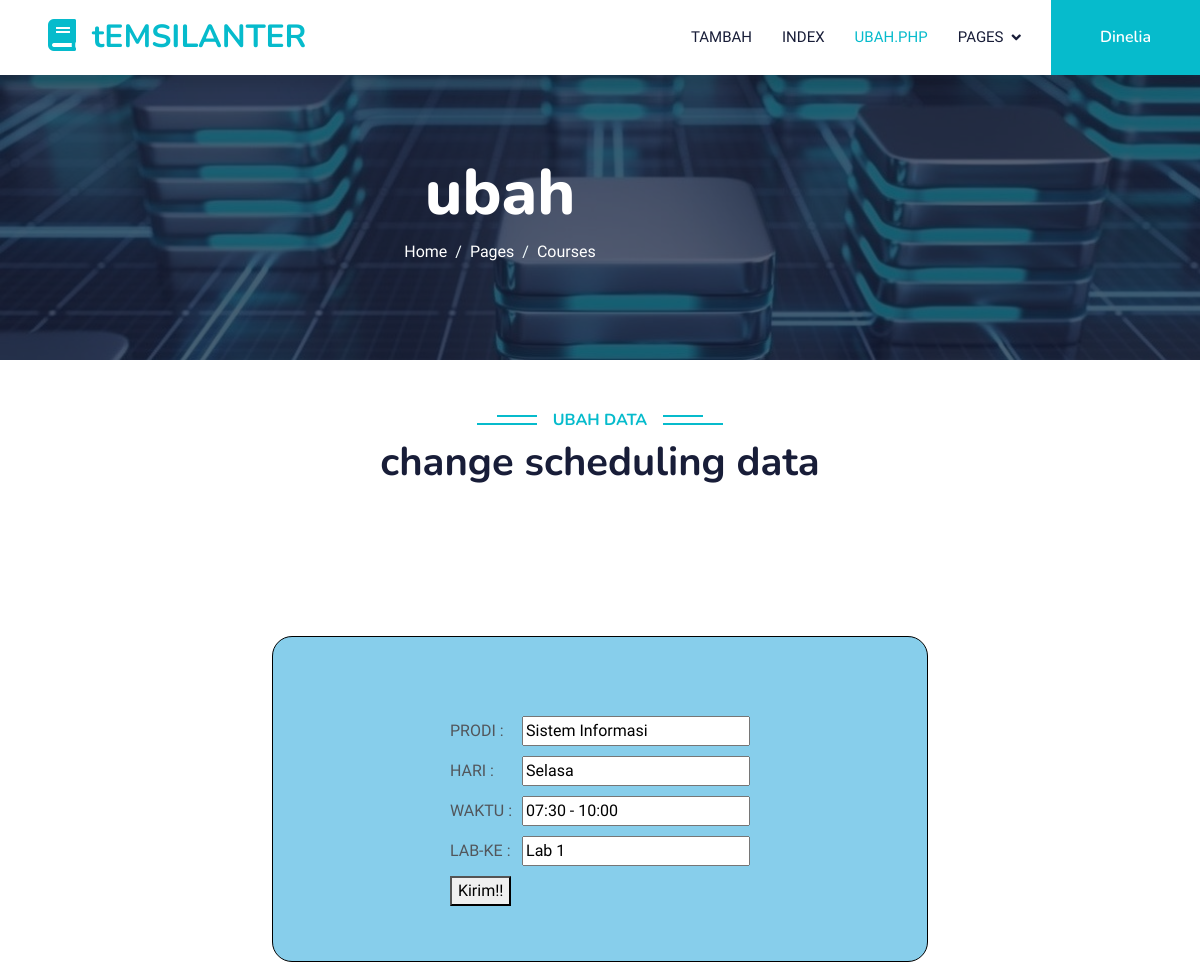
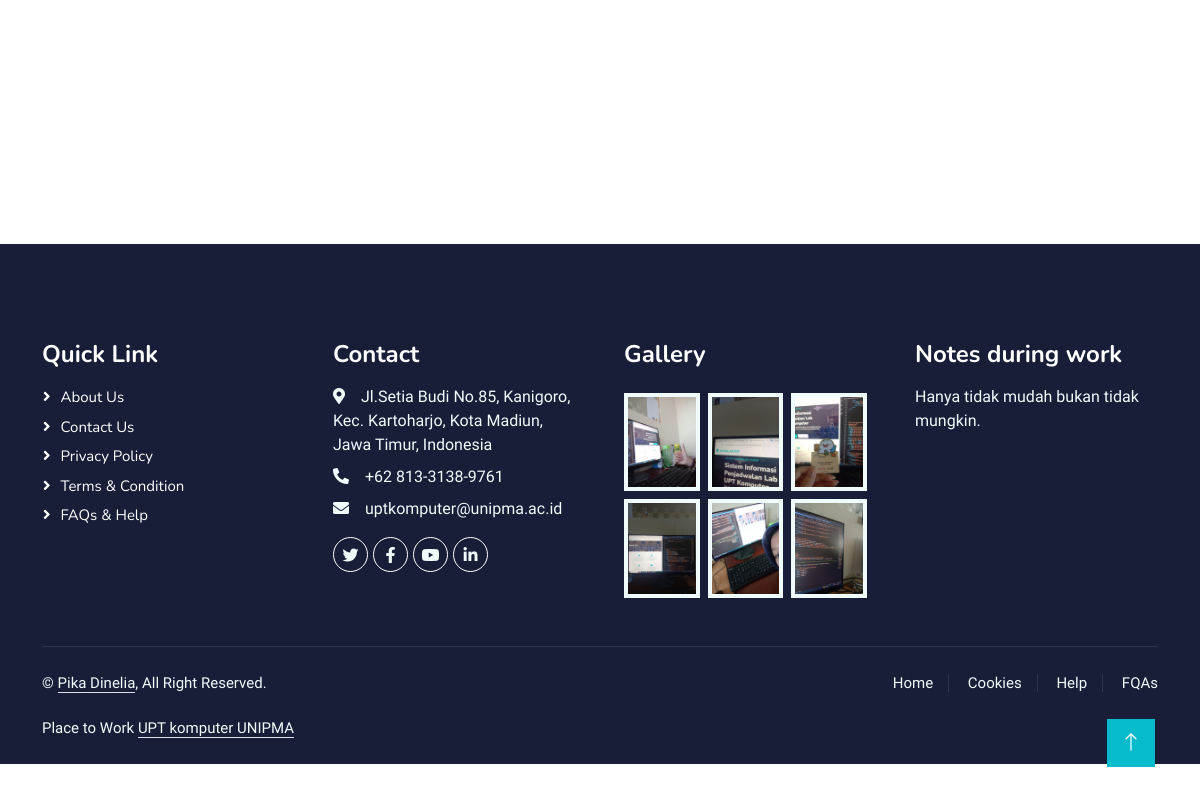
/ubah.php?y=2 (signed in), run on the app's committed database (2 pictures, top to bottom).
### tables this page shows
CREATE TABLE `lab` (
  `ID` int(11) NOT NULL,
  `PRODI` varchar(100) NOT NULL,
  `HARI` varchar(50) NOT NULL,
  `WAKTU` varchar(50) NOT NULL,
  `LAB-KE` varchar(50) NOT NULL
);

### funcion.php (called while the page is built, shortened)
<?php
$coon=mysqli_connect("localhost","root","","penjadwalan_labuptkomputer");
function query($database){
    global $coon;
    $rows=[];
    $result=mysqli_query($coon,$database);
    while($row=mysqli_fetch_assoc($result)){
        $rows[]=$row;
    }
    return $rows;
}
?>

### ubah.php (the view, shortened to what this page needs)
<?php
require 'funcion.php';
$k=$_GET["y"];
$array = query("SELECT * FROM lab WHERE ID = $k")[0];
            ?>
<!DOCTYPE html>
<html lang="en">
<head>
    <link href="https://cdnjs.cloudflare.com/ajax/libs/font-awesome/5.10.0/css/all.min.css" rel="stylesheet">
    <link href="https://cdn.jsdelivr.net/npm/bootstrap-icons@1.4.1/font/bootstrap-icons.css" rel="stylesheet">
    <link href="lib/animate/animate.min.css" rel="stylesheet">
    <link href="lib/owlcarousel/assets/owl.carousel.min.css" rel="stylesheet">
    <link href="css/bootstrap.min.css" rel="stylesheet">
    <link href="css/style.css" rel="stylesheet">
</head>
<body>
    <nav class="navbar navbar-expand-lg bg-white navbar-light shadow sticky-top p-0">
        <a href="index.html" class="navbar-brand d-flex align-items-center px-4 px-lg-5">
            <h2 class="m-0 text-primary"><i class="fa fa-book me-3"></i>tEMSILANTER</h2>
        </a>
        <div class="collapse navbar-collapse" id="navbarCollapse">
            <div class="navbar-nav ms-auto p-4 p-lg-0">
                <a href="tambah.php" class="nav-item nav-link">Tambah</a>
                <a href="index.php" class="nav-item nav-link">Index</a>
                <a href="ubah.php" class="nav-item nav-link active">ubah.php</a>
                <div class="nav-item dropdown">
                    <a href="#" class="nav-link dropdown-toggle" data-bs-toggle="dropdown">Pages</a>
                </div>
            </div>
            <a href="" class="btn btn-primary py-4 px-lg-5 d-none d-lg-block">Dinelia</a>
        </div>
    </nav>
    <div class="container-fluid p-0 mb-5">
        <div class="owl-carousel header-carousel position-relative">
            <div class="owl-carousel-item position-relative">
                <img class="img-fluid" src="img/ubah.jpg" alt="">
                <div class="position-absolute top-0 start-0 w-100 h-100 d-flex align-items-center" style="background: rgba(24, 29, 56, .7);">
                <div class="col-lg-10 text-center">
                    <h1 class="display-3 text-white animated slideInDown">ubah</h1>
                    <nav aria-label="breadcrumb">
                        <ol class="breadcrumb justify-content-center">
                            <li class="breadcrumb-item"><a class="text-white" href="#">Home</a></li>
                            <li class="breadcrumb-item"><a class="text-white" href="#">Pages</a></li>
                            <li class="breadcrumb-item text-white active" aria-current="page">Courses</li>
                        </ol>
                    </nav>
                </div>
            </div>
        </div>
    </div>
    <div class="container-xxl py-5 category">
        <div class="container">
            <div class="text-center wow fadeInUp" data-wow-delay="0.1s">
                <h6 class="section-title bg-white text-center text-primary px-3">ubah data</h6>
                <h1 class="mb-5">change scheduling data</h1>
            </div>
    <div class="container">
        <form class="from" action="" method="post">
            <input type="hidden" name="ID" value="<?php echo $array["ID"]?>"><br>
            <table cellpadding="5" cellspacing="0">
                <tbody>
            <tr>
          <td>  PRODI :</td><td><input type="text" name="PRODI" placeholder="prodi" value="<?php echo $array["PRODI"]?>"></td>
          </tr>
          <tr>
           <td>HARI :</td><td><input type="text" name="HARI" placeholder="hari"  value="<?php echo $array["HARI"]?>"></td>
           </tr>
           <tr>
           <td> WAKTU :</td><td><input type="text" name="WAKTU" placeholder="waktu"  value="<?php echo $array["WAKTU"]?>"></td>
           </tr>
           <tr>
         <td> LAB-KE :</td><td><input type="text" name="LABKE" placeholder="lab-ke"  value="<?php echo $array["LAB-KE"]?>"></td>
           </tr>
        <tr>
           <td><button type="submit" name="t">Kirim!!</button>
           </tr>
           </tbody>
            </table>
        </form>
    </div>
</body>
</html>
    <div class="container-fluid bg-dark text-light footer pt-5 mt-5 wow fadeIn" data-wow-delay="0.1s">
        <div class="container py-5">
            <div class="row g-5">
                <div class="col-lg-3 col-md-6">
                    <h4 class="text-white mb-3">Quick Link</h4>
                    <a class="btn btn-link" href="">About Us</a>
                    <a class="btn btn-link" href="">Contact Us</a>
                    <a class="btn btn-link" href="">Privacy Policy</a>
                    <a class="btn btn-link" href="">Terms & Condition</a>
                    <a class="btn btn-link" href="">FAQs & Help</a>
                </div>
                <div class="col-lg-3 col-md-6">
                    <h4 class="text-white mb-3">Contact</h4>
                    <p class="mb-2"><i class="fa fa-map-marker-alt me-3"></i>Jl.Setia Budi No.85, Kanigoro, Kec. Kartoharjo, Kota Madiun, Jawa Timur, Indonesia</p>
                    <p class="mb-2"><i class="fa fa-phone-alt me-3"></i>+62 813-3138-9761</p>
                    <p class="mb-2"><i class="fa fa-envelope me-3"></i>uptkomputer@unipma.ac.id</p>
                    <div class="d-flex pt-2">
                        <a class="btn btn-outline-light btn-social" href=""><i class="fab fa-twitter"></i></a>
                        <a class="btn btn-outline-light btn-social" href=""><i class="fab fa-facebook-f"></i></a>
                        <a class="btn btn-outline-light btn-social" href=""><i class="fab fa-youtube"></i></a>
                        <a class="btn btn-outline-light btn-social" href=""><i class="fab fa-linkedin-in"></i></a>
                    </div>
                </div>
                <div class="col-lg-3 col-md-6">
                    <h4 class="text-white mb-3">Gallery</h4>
                    <div class="row g-2 pt-2">
                        <div class="col-4">
                            <img class="img-fluid bg-light p-1" src="img/galeri1.jpg" alt="">
                        </div>
                        <div class="col-4">
                            <img class="img-fluid bg-light p-1" src="img/galeri2.jpg" alt="">
                        </div>
                        <div class="col-4">
                            <img class="img-fluid bg-light p-1" src="img/galeri3.jpg" alt="">
                        </div>
                        <div class="col-4">
                            <img class="img-fluid bg-light p-1" src="img/galeri4.jpg" alt="">
                        </div>
                        <div class="col-4">
                            <img class="img-fluid bg-light p-1" src="img/galeri5.jpg" alt="">
                        </div>
                        <div class="col-4">
                            <img class="img-fluid bg-light p-1" src="img/galeri6.jpg" alt="">
                        </div>
                    </div>
                </div>
                <div class="col-lg-3 col-md-6">
                    <h4 class="text-white mb-3">Notes during work</h4>
                    <p>Hanya tidak mudah bukan tidak mungkin.</p>
                </div>
            </div>
        </div>
        <div class="container">
            <div class="copyright">
                <div class="row">
                    <div class="col-md-6 text-center text-md-start mb-3 mb-md-0">
                        &copy; <a class="border-bottom" href="#">Pika Dinelia</a>, All Right Reserved.
                       <br><br>
                        Place to Work <a class="border-bottom" href="">UPT komputer UNIPMA</a>
                    </div>
                    <div class="col-md-6 text-center text-md-end">
                        <div class="footer-menu">
                            <a href="">Home</a>
                            <a href="">Cookies</a>
                            <a href="">Help</a>
                            <a href="">FQAs</a>
                        </div>
                    </div>
                </div>
            </div>
        </div>
    </div>
    <a href="#" class="btn btn-lg btn-primary btn-lg-square back-to-top"><i class="bi bi-arrow-up"></i></a>
</body>
</html>

### css/style.css (style rules this page uses)
:root { --primary: #06BBCC; --light: #F0FBFC; --dark: #181d38; }
.back-to-top { position: fixed; display: none; right: 45px; bottom: 45px; z-index: 99; }
.btn { font-family: 'Nunito', sans-serif; font-weight: 600; transition: .5s; }
.btn.btn-primary, .btn.btn-secondary { color: #FFFFFF; }
.btn-lg-square { width: 48px; height: 48px; }
.btn-square, .btn-sm-square, .btn-lg-square { padding: 0; display: flex; align-items: center; justify-content: center; font-weight: normal; border-radius: 0px; }
.navbar .dropdown-toggle::after { border: none; content: "\f107"; font-family: "Font Awesome 5 Free"; font-weight: 900; vertical-align: middle; margin-left: 8px; }
.navbar-light .navbar-nav .nav-link { margin-right: 30px; padding: 25px 0; color: #FFFFFF; font-size: 15px; text-transform: uppercase; outline: none; }
.navbar-light .navbar-nav .nav-link:hover, .navbar-light .navbar-nav .nav-link.active { color: var(--primary); }
.navbar-light .navbar-brand, .navbar-light a.btn { height: 75px; }
.navbar-light .navbar-nav .nav-link { color: var(--dark); font-weight: 500; }
.navbar-light.sticky-top { top: -100px; transition: .5s; }
.breadcrumb-item + .breadcrumb-item::before { color: var(--light); }
.section-title { position: relative; display: inline-block; text-transform: uppercase; }
.section-title::before { position: absolute; content: ""; width: calc(100% + 80px); height: 2px; top: 4px; left: -40px; background: var(--primary); z-index: -1; }
.section-title::after { position: absolute; content: ""; width: calc(100% + 120px); height: 2px; bottom: 5px; left: -60px; background: var(--primary); z-index: -1; }
.footer .btn.btn-social { margin-right: 5px; width: 35px; height: 35px; display: flex; align-items: center; justify-content: center; color: var(--light); font-weight: normal; border: 1px solid #FFFFFF; border-radius: 35px; transition: .3s; }
.footer .btn.btn-link { display: block; margin-bottom: 5px; padding: 0; text-align: left; color: #FFFFFF; font-size: 15px; font-weight: normal; text-transform: capitalize; transition: .3s; }
.footer .btn.btn-link::before { position: relative; content: "\f105"; font-family: "Font Awesome 5 Free"; font-weight: 900; margin-right: 10px; }
.footer .copyright { padding: 25px 0; font-size: 15px; border-top: 1px solid rgba(256, 256, 256, .1); }
.footer .copyright a { color: var(--light); }
.footer .footer-menu a { margin-right: 15px; padding-right: 15px; border-right: 1px solid rgba(255, 255, 255, .1); }
.footer .footer-menu a:last-child { margin-right: 0; padding-right: 0; border-right: none; }

### ubah.php (style rules this page uses)
.from { margin: 150px auto; width: 60%; border: 1px solid black; border-radius: 20px; padding: 50px; background-color: skyblue; }
table { margin: auto; }

### data on the page
lab: PRODI "Sistem Informasi", HARI "Selasa", WAKTU "07:30 - 10:00", LABKE "Lab 1"
